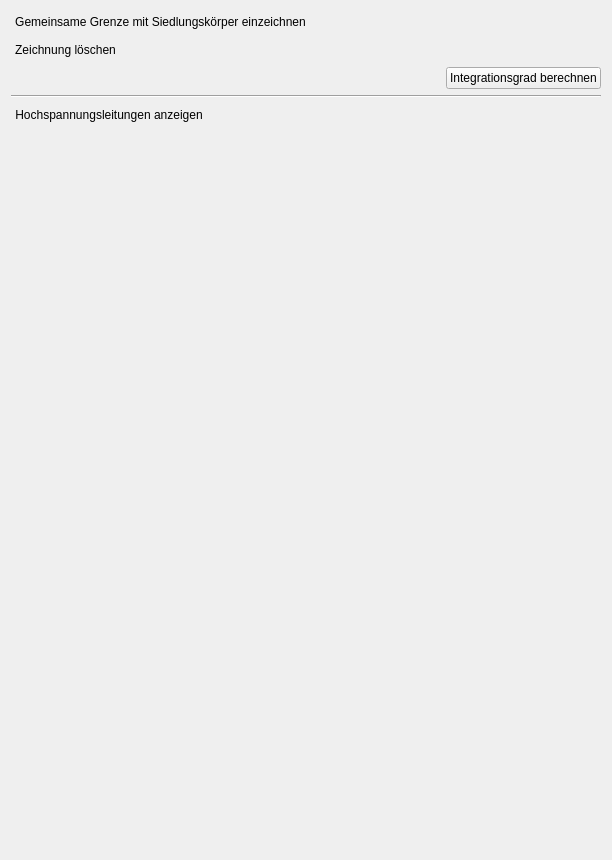
      <widget class="QWidget" name="page_2">
       <property name="geometry">
        <rect>
         <x>0</x>
         <y>0</y>
         <width>612</width>
         <height>860</height>
        </rect>
       </property>
       <attribute name="label">
        <string>integrierte Lage</string>
       </attribute>
       <layout class="QGridLayout" name="gridLayout_4">
        <item row="7" column="1">
         <spacer name="verticalSpacer_2">
          <property name="orientation">
           <enum>Qt::Vertical</enum>
          </property>
          <property name="sizeHint" stdset="0">
           <size>
            <width>20</width>
            <height>40</height>
           </size>
          </property>
         </spacer>
        </item>
        <item row="0" column="0">
         <widget class="QPushButton" name="pushButton_27">
          <property name="sizePolicy">
           <sizepolicy hsizetype="Fixed" vsizetype="Fixed">
            <horstretch>0</horstretch>
            <verstretch>0</verstretch>
           </sizepolicy>
          </property>
          <property name="text">
           <string>Gemeinsame Grenze mit Siedlungskörper einzeichnen</string>
          </property>
          <property name="icon">
           <iconset>
            <normaloff>edit.png</normaloff>edit.png</iconset>
          </property>
          <property name="checkable">
           <bool>true</bool>
          </property>
          <property name="autoExclusive">
           <bool>false</bool>
          </property>
          <property name="flat">
           <bool>true</bool>
          </property>
         </widget>
        </item>
        <item row="0" column="1">
         <spacer name="horizontalSpacer">
          <property name="orientation">
           <enum>Qt::Horizontal</enum>
          </property>
          <property name="sizeHint" stdset="0">
           <size>
            <width>40</width>
            <height>20</height>
           </size>
          </property>
         </spacer>
        </item>
        <item row="1" column="0">
         <widget class="QPushButton" name="pushButton_28">
          <property name="sizePolicy">
           <sizepolicy hsizetype="Fixed" vsizetype="Fixed">
            <horstretch>0</horstretch>
            <verstretch>0</verstretch>
           </sizepolicy>
          </property>
          <property name="text">
           <string>Zeichnung löschen   </string>
          </property>
          <property name="icon">
           <iconset>
            <normaloff>edit.png</normaloff>edit.png</iconset>
          </property>
          <property name="checkable">
           <bool>false</bool>
          </property>
          <property name="autoExclusive">
           <bool>false</bool>
          </property>
          <property name="flat">
           <bool>true</bool>
          </property>
         </widget>
        </item>
        <item row="4" column="0" colspan="2">
         <widget class="Line" name="line">
          <property name="orientation">
           <enum>Qt::Horizontal</enum>
          </property>
         </widget>
        </item>
        <item row="5" column="0">
         <widget class="QPushButton" name="pushButton_30">
          <property name="sizePolicy">
           <sizepolicy hsizetype="Fixed" vsizetype="Fixed">
            <horstretch>0</horstretch>
            <verstretch>0</verstretch>
           </sizepolicy>
          </property>
          <property name="layoutDirection">
           <enum>Qt::LeftToRight</enum>
          </property>
          <property name="text">
           <string>Hochspannungsleitungen anzeigen</string>
          </property>
          <property name="icon">
           <iconset>
            <normaloff>181112_Icons_toggle_visibility_off.png</normaloff>
            <normalon>181112_Icons_toggle_visibility_on.png</normalon>181112_Icons_toggle_visibility_off.png</iconset>
          </property>
          <property name="checkable">
           <bool>true</bool>
          </property>
          <property name="flat">
           <bool>true</bool>
          </property>
         </widget>
        </item>
        <item row="3" column="0" colspan="2">
         <widget class="QPushButton" name="pushButton_29">
          <property name="sizePolicy">
           <sizepolicy hsizetype="Fixed" vsizetype="Fixed">
            <horstretch>0</horstretch>
            <verstretch>0</verstretch>
           </sizepolicy>
          </property>
          <property name="layoutDirection">
           <enum>Qt::RightToLeft</enum>
          </property>
          <property name="text">
           <string>Integrationsgrad berechnen</string>
          </property>
         </widget>
        </item>
       </layout>
      </widget>
